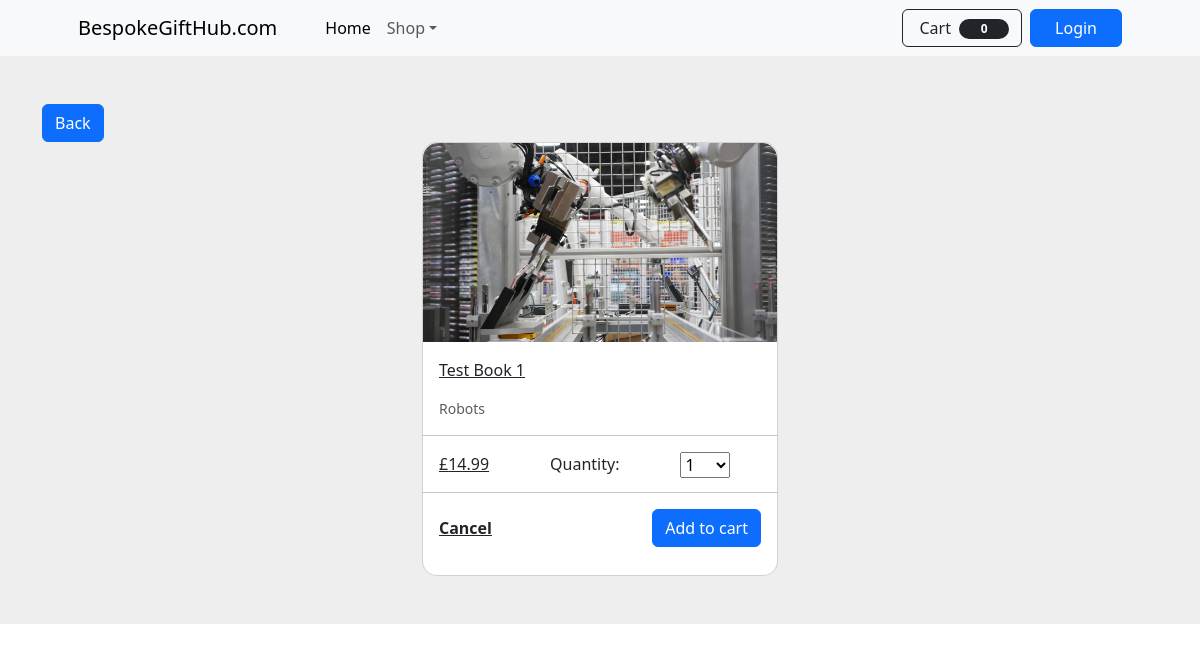
Page /product/1 on the committed database.
### store/models.py (models this page shows, shortened)
class Product(models.Model):
    name = models.CharField(max_length=100)
    price = models.DecimalField(default=0, decimal_places=2, max_digits=6)
    category = models.ForeignKey(Category, on_delete=models.CASCADE, default=1)
    description = models.CharField(max_length=50, default='', blank=True)
    image = models.ImageField(upload_to='uploads/products/')
    is_sale = models.BooleanField(default=False)
    sale_price = models.DecimalField(default=0, decimal_places=2, max_digits=6)

### store/views.py (the view)
# urls.py: path('product/<int:pk>', views.product, name='product'),
def product(request, pk):
    product = Product.objects.get(id=pk)
    category = Category.objects.all()
    return render(request, 'product.html', {'product':product, 'category':category})

### store/templates/product.html (shortened to what this page needs)
{% extends "base.html" %}
{% block section %}
<section style="background-color: #eee;">
    <div class="container py-5">
        <a href="{% url 'home' %}"><button class="btn btn-primary">Back</button></a>
      <div class="row justify-content-center">
        <div class="col-md-8 col-lg-6 col-xl-4">
          <div class="card" style="border-radius: 15px;">
            <div class="bg-image hover-overlay ripple ripple-surface ripple-surface-light"
              data-mdb-ripple-color="light">
              <img src="{{ product.image.url }}"
                style="border-top-left-radius: 15px; border-top-right-radius: 15px;" class="img-fluid"
                alt="Laptop" />
            </div>
            <div class="card-body pb-0">
              <div class="d-flex justify-content-between">
                <div>
                  <p><a href="#!" class="text-dark">{{ product.name }}</a></p>
                  <p class="small text-muted">{{ product.description }}</p>
                </div>
              </div>
            </div>
            <hr class="my-0" />
            <div class="card-body pb-0">
              <div class="d-flex justify-content-between">
                {% if product.is_sale %}
                <p><a href="#!" class="text-dark">£{{ product.sale_price }}</a></p>
                <strike><a href="#!" class="text-dark">£{{ product.price }}</a></strike>
                {% else %}
                <p><a href="#!" class="text-dark">£{{ product.price }}</a></p>
                {% endif %}
                <p class="text-dark">Quantity: </p>
                <div class="col-md-3 col-lg-3 col-xl-3">
                    <select class="select" style="width:50px;" id="qty-cart">
                      <option value="1">1</option>
                    </select>
                  </div>
              </div>
            </div>
            <hr class="my-0" />
            <div class="card-body">
              <div class="d-flex justify-content-between align-items-center pb-2 mb-1">
                <a href="{% url 'home' %}" class="text-dark fw-bold">Cancel</a>
                <button type="button" class="btn btn-primary" id="add-cart" value="{{ product.id }}">Add to cart</button>
              </div>
            </div>
          </div>
        </div>
      </div>
    </div>
  </section>
{% endblock section %}

### rows in the picture
Product: image (picture), name "Test Book 1", description "Robots", price "14.99"

### other values in the picture
{{ cart|length }} "0"
